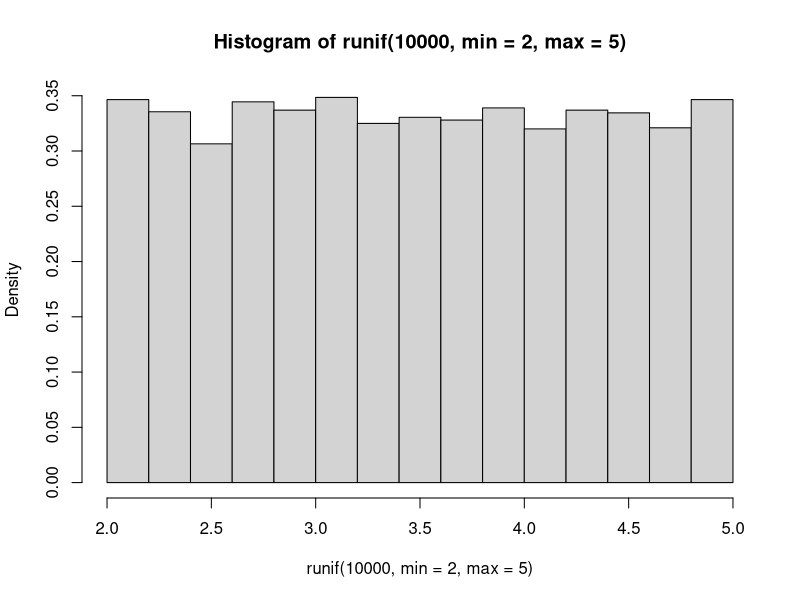
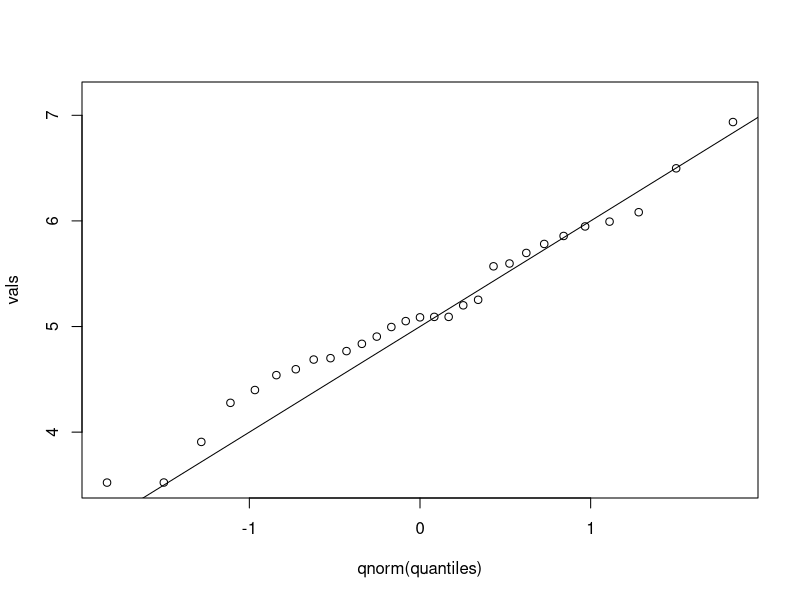
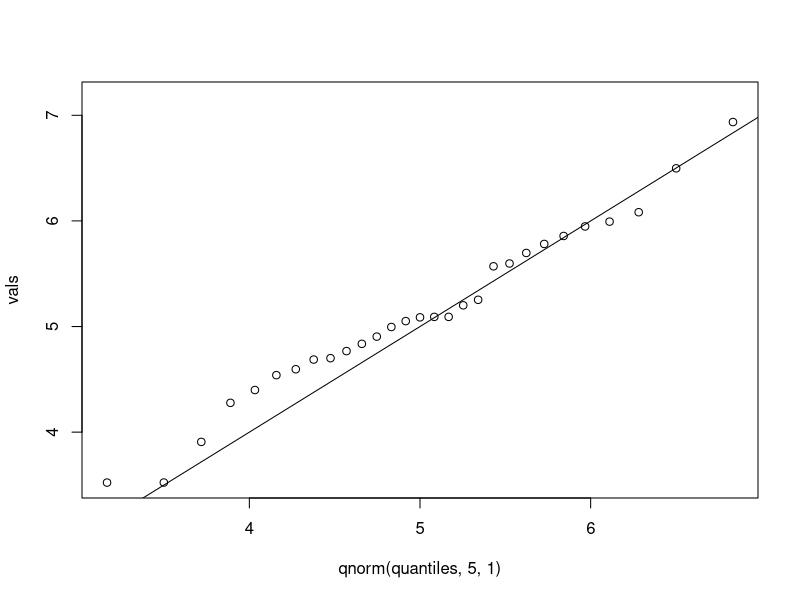
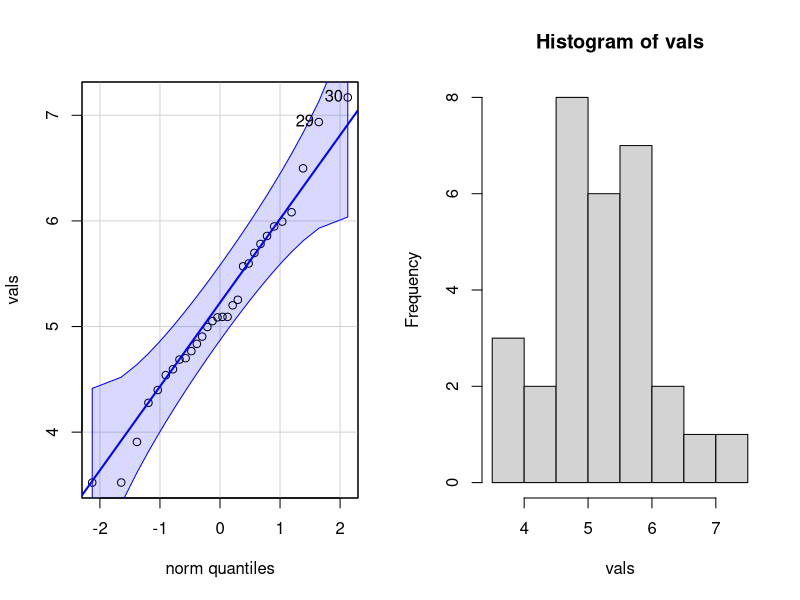

These charts were generated, in order, by the following R code:
dunif(0.5, min=2, max=5)
punif(4, min=2, max=5)
runif(10, min=2, max=5)
hist(runif(1e4, min=2, max=5), freq = FALSE)
qunif(0.5, min=2, max=5)
qunif(0.00000001, min=2, max=5)


#### IQ -----
pnorm(85, mean = 100, sd = 15)
1 - pnorm(130, mean = 100, sd = 15)
pnorm(130, mean = 100, sd = 15) - pnorm(70, mean = 100, sd = 15)
qnorm(0.9, mean = 100, sd = 15)

#Siehe Summe_von_ZV.R


### QQPlot 
N= 30
vals = sort(rnorm(N, 5, 1))
round(vals, 2)
quantiles = (1:N)/N
quantiles

data.frame(round(vals,2), quantiles)

plot(qnorm(quantiles), vals)
abline(a=5,b=1)

#With true quantiles the form does not change
plot(qnorm(quantiles,5,1), vals)
abline(a=0,b=1)


#### QQPlots vs Histograms
library(car)
par(mfrow=c(1,2))
qqPlot(vals)
hist(vals)


Theta = 42
N = 3
R = 10000

M = rep(NA, R)
for (i in 1:R){
  x = rnorm(N, Theta, 1) #Ziehen der Stichprobe
  T = mean(x) #Berechung des Schätzer
  M[i] = (T - Theta)^2 #Quadratische Abweichung vom wahren Werte
}
mean(M)





